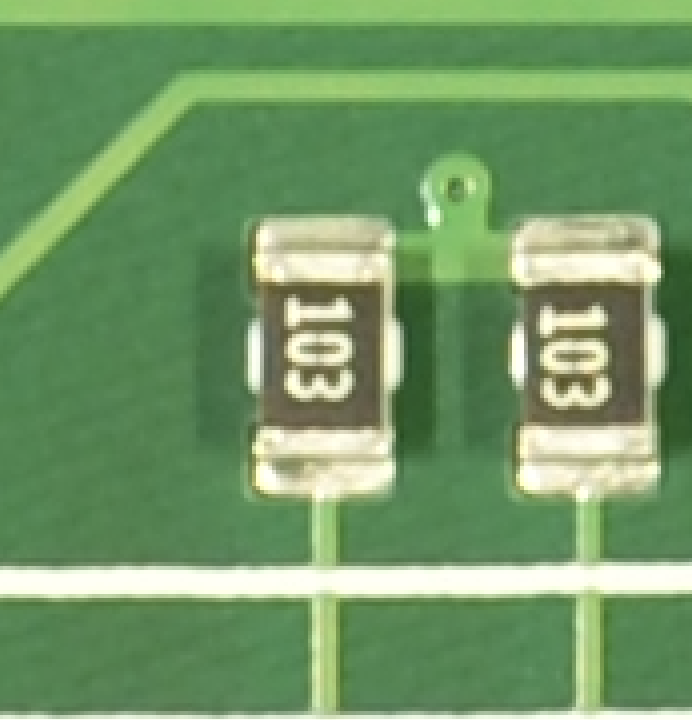
#> input picture resources/a.png, 692 x 720 px
$ python corners.py
#> lines starting #> are read from the running program, lines starting #| are printed output that depends on the picture; after the words box and inside, x2 and y2 are one past the last pixel; in counts of white or black regions, pixels touching at a corner belong together
import numpy as np
import cv2 as cv
from matplotlib import pyplot as plt

def main():
    img = cv.imread('resources/a.png')
#> img is the input picture: shape (720, 692, 3); mean B, G, R 103.3, 152.6, 115.1
    gray = cv.cvtColor(img,cv.COLOR_BGR2GRAY)
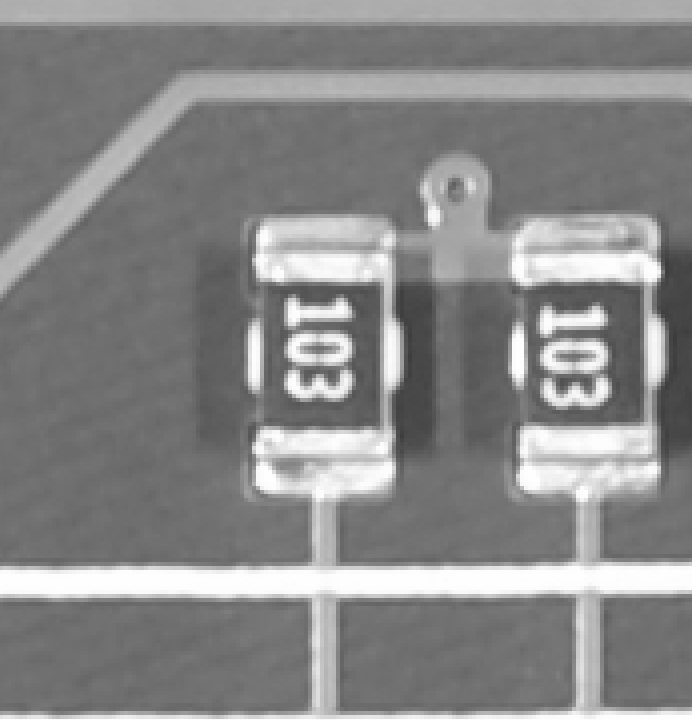
#> gray: shape (720, 692); min 60, max 255, mean 135.7
    corners = cv.goodFeaturesToTrack(gray,50,0.01,10)
#> corners = 50 rows, first 8: [659, 277], [659, 262], [288, 370], [544, 346], [289, 338], [288, 393], [557, 393], [567, 393]
    corners = np.int0(corners)
    for i in corners:
        x,y = i.ravel()
        cv.circle(img,(x,y),3,255,-1)
#> this loop made 50 passes
#> (x, y) on passes 1 to 12: (659, 277), (659, 262), (288, 370), (544, 346), (289, 338), (288, 393), (557, 393), (567, 393), (311, 385), (254, 441), (288, 298), (292, 360)
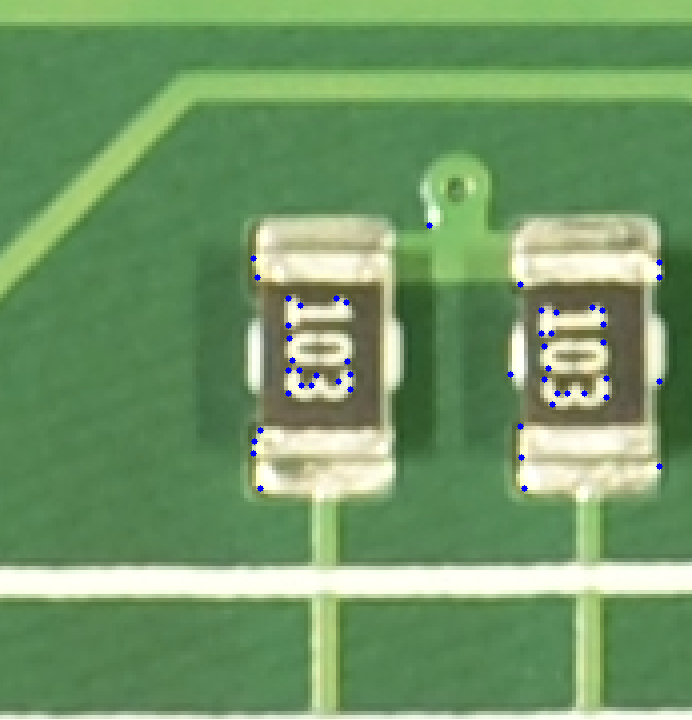
#> img: shape (720, 692, 3); 0.29% of pixels changed, all inside (x1, y1, x2, y2) = (250, 222, 663, 492)
    plt.imshow(img),plt.show()

# Standard boilerplate to call the main() function to begin
# the program.
if __name__ == '__main__':
    main()

$ run again, with resources/b.png copied over resources/a.png
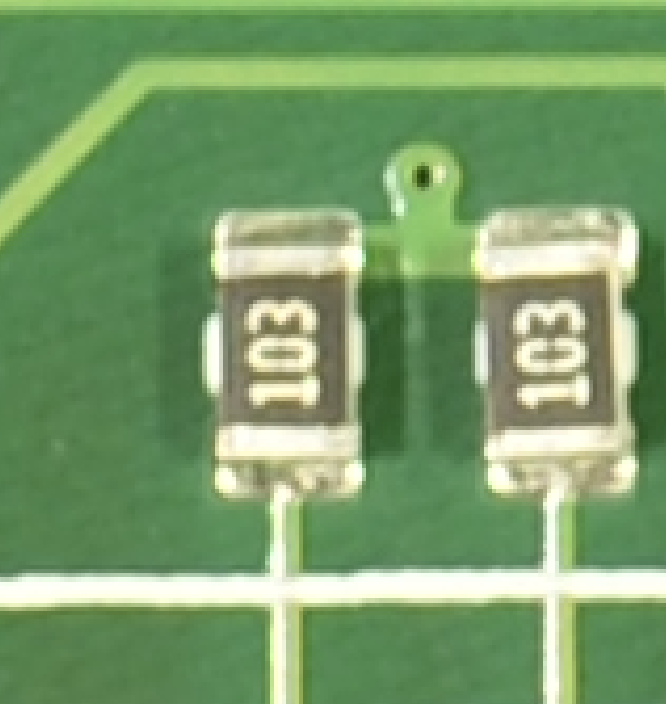
#> input picture resources/b.png, 666 x 704 px
#> in main, img is the input picture: shape (704, 666, 3); mean B, G, R 105.9, 156, 120.3
#> in main, `gray = cv.cvtColor(img,cv.COLOR_BGR2GRAY)`:
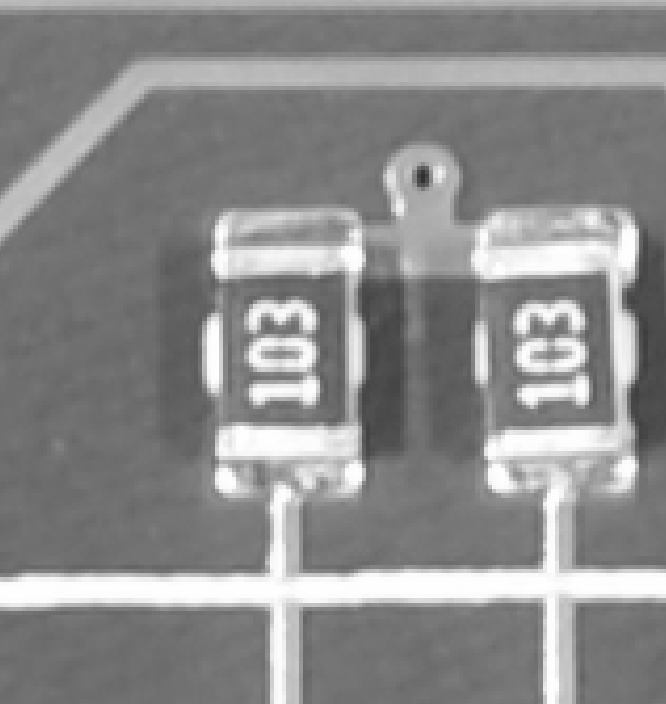
#> gray: shape (704, 666); min 48, max 254, mean 139.6
#> corners = 50 rows, first 8: [637, 229], [250, 309], [555, 339], [216, 455], [428, 166], [587, 376], [633, 456], [485, 455]
#> the loop in main, `for i in corners:` made 50 passes
#> after the loop in main, `for i in corners:`:
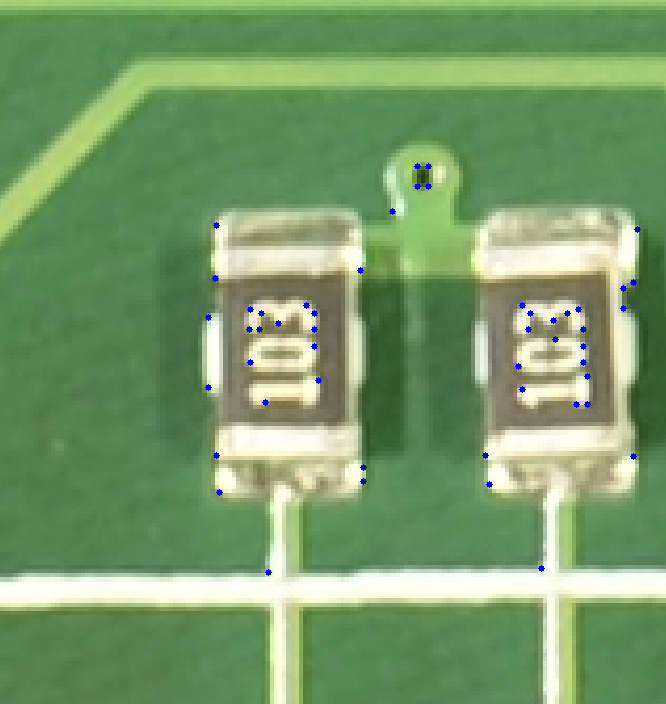
#> img: shape (704, 666, 3); 0.31% of pixels changed, all inside (x1, y1, x2, y2) = (205, 163, 641, 576)
